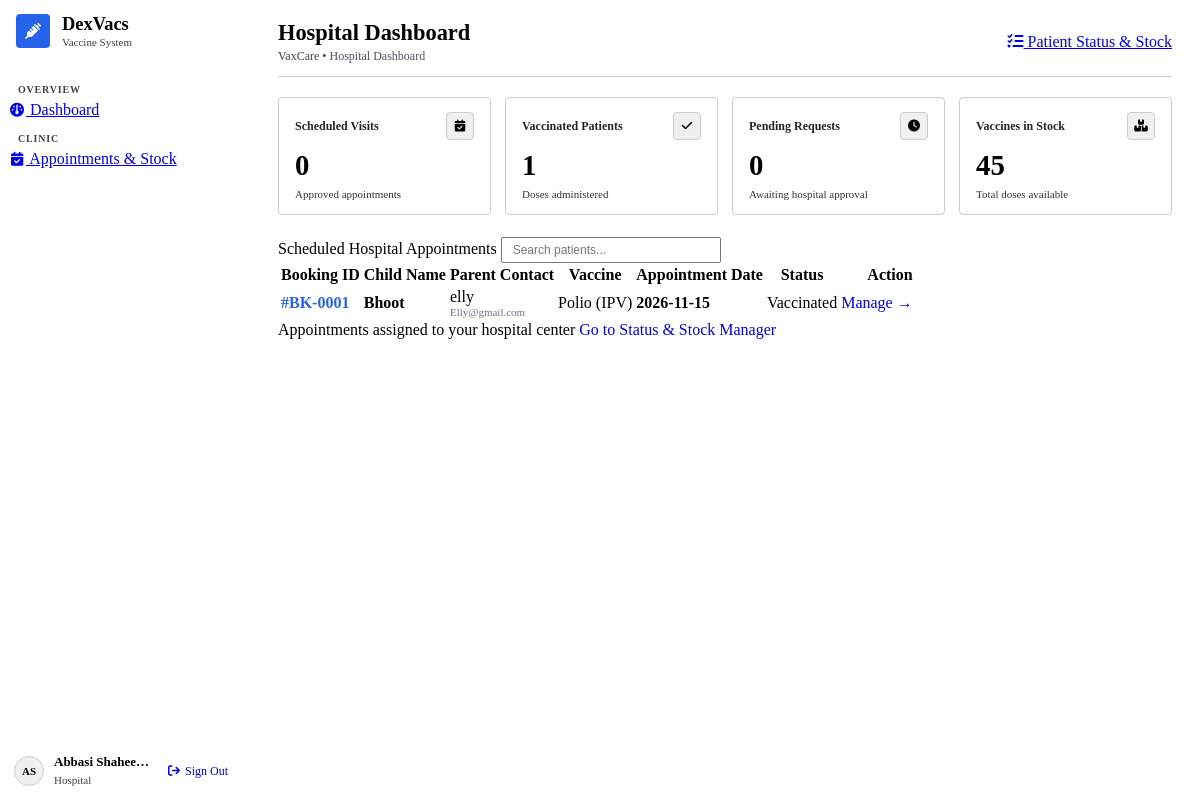
The page /hospital/dashboard.php (signed in) on the database its author committed.
### tables this page shows
CREATE TABLE `hospitals` (
  `id` int(11) NOT NULL AUTO_INCREMENT,
  `name` varchar(150) NOT NULL,
  `location` varchar(255) NOT NULL,
  `phone` varchar(30) DEFAULT NULL,
  `status` enum('Active','Inactive') DEFAULT 'Active',
  `created_at` timestamp NOT NULL DEFAULT current_timestamp(),
  PRIMARY KEY (`id`)
);

CREATE TABLE `bookings` (
  `id` int(11) NOT NULL AUTO_INCREMENT,
  `child_id` int(11) NOT NULL,
  `hospital_id` int(11) NOT NULL,
  `vaccine_id` int(11) NOT NULL,
  `booking_date` date NOT NULL,
  `status` enum('Pending','Approved','Completed','Cancelled') DEFAULT 'Pending',
  `created_at` timestamp NOT NULL DEFAULT current_timestamp(),
  PRIMARY KEY (`id`),
  KEY `child_id` (`child_id`),
  KEY `hospital_id` (`hospital_id`),
  KEY `vaccine_id` (`vaccine_id`),
  CONSTRAINT `bookings_ibfk_1` FOREIGN KEY (`child_id`) REFERENCES `children` (`id`) ON DELETE CASCADE,
  CONSTRAINT `bookings_ibfk_2` FOREIGN KEY (`hospital_id`) REFERENCES `hospitals` (`id`) ON DELETE CASCADE,
  CONSTRAINT `bookings_ibfk_3` FOREIGN KEY (`vaccine_id`) REFERENCES `vaccines` (`id`) ON DELETE CASCADE
);

CREATE TABLE `children` (
  `id` int(11) NOT NULL AUTO_INCREMENT,
  `name` varchar(100) NOT NULL,
  `parent_id` int(11) NOT NULL,
  `vaccine_id` int(11) NOT NULL,
  `hospital_id` int(11) NOT NULL,
  `dob` date DEFAULT NULL,
  `gender` enum('Male','Female','Other') DEFAULT 'Male',
  `status` enum('Not vaccinated','Vaccinated') NOT NULL DEFAULT 'Not vaccinated',
  `certificate_sent` tinyint(1) DEFAULT 0,
  `created_at` timestamp NOT NULL DEFAULT current_timestamp(),
  PRIMARY KEY (`id`),
  KEY `parent_id` (`parent_id`),
  KEY `vaccine_id` (`vaccine_id`),
  KEY `hospital_id` (`hospital_id`),
  CONSTRAINT `children_ibfk_1` FOREIGN KEY (`parent_id`) REFERENCES `users` (`id`) ON DELETE CASCADE,
  CONSTRAINT `children_ibfk_2` FOREIGN KEY (`vaccine_id`) REFERENCES `vaccines` (`id`) ON DELETE CASCADE,
  CONSTRAINT `children_ibfk_3` FOREIGN KEY (`hospital_id`) REFERENCES `hospitals` (`id`) ON DELETE CASCADE
);

CREATE TABLE `users` (
  `id` int(11) NOT NULL AUTO_INCREMENT,
  `email` varchar(255) NOT NULL,
  `password` varchar(255) NOT NULL,
  `name` varchar(100) NOT NULL,
  `phone` varchar(30) DEFAULT NULL,
  `role` enum('Parent','Hospital','Admin') NOT NULL DEFAULT 'Parent',
  `created_at` timestamp NOT NULL DEFAULT current_timestamp(),
  PRIMARY KEY (`id`),
  UNIQUE KEY `email` (`email`)
);

CREATE TABLE `vaccines` (
  `id` int(11) NOT NULL AUTO_INCREMENT,
  `name` varchar(100) NOT NULL,
  `description` text DEFAULT NULL,
  `price` decimal(10,2) NOT NULL,
  `status` enum('Available','Unavailable') NOT NULL DEFAULT 'Available',
  `created_at` timestamp NOT NULL DEFAULT current_timestamp(),
  PRIMARY KEY (`id`)
);

### config/db.php (called while the page is built, shortened)
<?php
function is_logged_in() {
    return isset($_SESSION['user_id']) && !empty($_SESSION['user_id']);
}
function current_user() {
    return [
        'id'    => (int)$_SESSION['user_id'],
        'name'  => $_SESSION['user_name'] ?? 'User',
        'email' => $_SESSION['user_email'] ?? '',
        'role'  => $_SESSION['role'] ?? ''
    ];
}
function get_hospital_id_for_user($conn, $user_id, $user_name) {
    $first_word = explode(' ', trim($user_name))[0];
    $stmt = $conn->prepare("SELECT id FROM hospitals WHERE name LIKE ? LIMIT 1");
    $searchTerm = "%" . $first_word . "%";
    $stmt->bind_param("s", $searchTerm);
    $stmt->execute();
    $res = $stmt->get_result();
    if ($row = $res->fetch_assoc()) {
        return (int)$row['id'];
    }
    return 1;
}
?>

### hospital/dashboard.php (the view, shortened to what this page needs)
<?php
require_once __DIR__ . '/../config/db.php';
$user = current_user();
$user_id = $user['id'];
$user_name = $user['name'];
$header_action = '<a href="update-status.php" class="r-btn r-btn-primary"><i class="fa-solid fa-list-check"></i> Patient Status &amp; Stock</a>';
$hid = get_hospital_id_for_user($conn, $user_id, $user_name);
$scheduled_cnt  = $conn->query("SELECT COUNT(*) as t FROM bookings WHERE hospital_id = $hid AND status = 'Approved'")->fetch_assoc()['t'] ?? 0;
$vaccinated_cnt = $conn->query("SELECT COUNT(*) as t FROM children WHERE hospital_id = $hid AND status = 'Vaccinated'")->fetch_assoc()['t'] ?? 0;
$stock_doses    = $conn->query("SELECT IFNULL(SUM(stock_quantity), 0) as t FROM hospital_vaccines WHERE hospital_id = $hid")->fetch_assoc()['t'] ?? 0;
$pending_cnt    = $conn->query("SELECT COUNT(*) as t FROM bookings WHERE hospital_id = $hid AND status = 'Pending'")->fetch_assoc()['t'] ?? 0;
$sql = "SELECT b.id as booking_id, b.booking_date, b.status as booking_status,
               c.id as child_id, c.name as child_name, c.status as child_status, c.certificate_sent,
               u.name as parent_name, u.email as parent_email,
               v.name as vaccine_name
        FROM bookings b
        JOIN children c ON b.child_id = c.id
        JOIN users u ON c.parent_id = u.id
        JOIN vaccines v ON b.vaccine_id = v.id
        WHERE b.hospital_id = $hid
        ORDER BY b.booking_date DESC LIMIT 15";
$result = $conn->query($sql);
include __DIR__ . '/../includes/header.php';
?>
<div class="r-grid-4">
  <div class="r-metric-card">
    <div class="r-metric-head">
      <span class="r-metric-title">Scheduled Visits</span>
      <div class="r-metric-icon"><i class="fa-solid fa-calendar-check"></i></div>
    </div>
    <div class="r-metric-value"><?php echo $scheduled_cnt; ?></div>
    <div class="r-metric-foot">
      <span>Approved appointments</span>
    </div>
  </div>
  <div class="r-metric-card accent-info">
    <div class="r-metric-head">
      <span class="r-metric-title">Vaccinated Patients</span>
      <div class="r-metric-icon"><i class="fa-solid fa-check"></i></div>
    </div>
    <div class="r-metric-value"><?php echo $vaccinated_cnt; ?></div>
    <div class="r-metric-foot">
      <span>Doses administered</span>
    </div>
  </div>
  <div class="r-metric-card accent-warning">
    <div class="r-metric-head">
      <span class="r-metric-title">Pending Requests</span>
      <div class="r-metric-icon"><i class="fa-solid fa-clock"></i></div>
    </div>
    <div class="r-metric-value"><?php echo $pending_cnt; ?></div>
    <div class="r-metric-foot">
      <span>Awaiting hospital approval</span>
    </div>
  </div>
  <div class="r-metric-card accent-success">
    <div class="r-metric-head">
      <span class="r-metric-title">Vaccines in Stock</span>
      <div class="r-metric-icon"><i class="fa-solid fa-boxes-stacked"></i></div>
    </div>
    <div class="r-metric-value"><?php echo $stock_doses; ?></div>
    <div class="r-metric-foot">
      <span>Total doses available</span>
    </div>
  </div>
</div>
<div class="r-card">
  <div class="r-titlebar">
    <span>Scheduled Hospital Appointments</span>
    <input type="text" placeholder="Search patients..." class="r-input-block" style="width: 220px; padding: 4px 10px; font-size: 12px;" oninput="filterTable(this.value, 'hospitalApptTable')">
  </div>
  <div class="r-card-body" style="padding: 0;">
    <div class="r-table-responsive">
      <table class="r-full" id="hospitalApptTable">
        <thead>
          <tr>
            <th>Booking ID</th>
            <th>Child Name</th>
            <th>Parent Contact</th>
            <th>Vaccine</th>
            <th>Appointment Date</th>
            <th>Status</th>
            <th style="text-align: right;">Action</th>
          </tr>
        </thead>
        <tbody>
          <?php if ($result && $result->num_rows > 0): ?>
            <?php while ($row = $result->fetch_assoc()): ?>
            <tr>
              <td><strong style="color: #2563eb;">#BK-<?php echo str_pad($row['booking_id'], 4, '0', STR_PAD_LEFT); ?></strong></td>
              <td><strong><?php echo htmlspecialchars($row['child_name']); ?></strong></td>
              <td>
                <div><?php echo htmlspecialchars($row['parent_name']); ?></div>
                <div style="font-size: 11px; color: #64748b;"><?php echo htmlspecialchars($row['parent_email']); ?></div>
              </td>
              <td><span class="r-badge r-badge-primary"><?php echo htmlspecialchars($row['vaccine_name']); ?></span></td>
              <td><strong><?php echo htmlspecialchars($row['booking_date']); ?></strong></td>
              <td>
                <?php if ($row['child_status'] === 'Vaccinated' || $row['booking_status'] === 'Completed'): ?>
                  <span class="r-badge r-badge-ok">Vaccinated</span>
                <?php elseif ($row['booking_status'] === 'Approved'): ?>
                  <span class="r-badge r-badge-ok">Approved</span>
                <?php elseif ($row['booking_status'] === 'Cancelled'): ?>
                  <span class="r-badge r-badge-danger">Cancelled</span>
                <?php else: ?>
                  <span class="r-badge r-badge-warn">Pending Approval</span>
                <?php endif; ?>
              </td>
              <td style="text-align: right;">
                <a href="update-status.php" class="r-btn r-btn-sm" style="text-decoration:none;">
                  Manage &rarr;
                </a>
              </td>
            </tr>
            <?php endwhile; ?>
          <?php endif; ?>
        </tbody>
      </table>
    </div>
  </div>
  <div class="r-card-footer">
    <span>Appointments assigned to your hospital center</span>
    <a href="update-status.php" class="r-btn r-btn-sm r-btn-primary" style="text-decoration:none;">Go to Status &amp; Stock Manager</a>
  </div>
</div>
<?php include __DIR__ . '/../includes/footer.php'; ?>

### assets/css/style.css (style rules this page uses)
html, body { margin: 0; padding: 0; min-height: 100vh; box-sizing: border-box; }
*, *::before, *::after { box-sizing: inherit; }
.r-layout-sidebar { display: flex; min-height: 100vh; width: 100%; }
.r-grid-4 { display: grid; grid-template-columns: repeat(4, 1fr); gap: 14px; margin-bottom: 22px; }
.r-metric-card { background: var(--r-surface); border: var(--r-bw, 1px) solid var(--r-border, #ccc); border-radius: var(--r-radius, 4px); box-shadow: var(--r-panel-shadow, none); padding: 14px 16px; display: flex; flex-direction: column; justify-content: space-between; }
.r-metric-head { display: flex; align-items: center; justify-content: space-between; margin-bottom: 6px; }
.r-metric-title { font-size: 12px; font-weight: 600; opacity: 0.85; }
.r-metric-icon { width: 28px; height: 28px; border-radius: var(--r-radius, 4px); background: var(--r-surface-alt, #f0f0f0); border: var(--r-bw, 1px) solid var(--r-border, #ccc); display: flex; align-items: center; justify-content: center; font-size: 12px; }
.r-metric-value { font-size: 1.8rem; font-weight: 700; line-height: 1.1; margin: 4px 0 6px; }
.r-metric-foot { font-size: 11px; opacity: 0.8; display: flex; align-items: center; justify-content: space-between; }
.r-card { margin-bottom: 20px; }
.r-table-responsive { width: 100%; overflow-x: auto; -webkit-overflow-scrolling: touch; }

### rows shown on the page
hospitals: id "1"
bookings: id "0001", child.name "Bhoot", users.name "elly", users.email "Elly@gmail.com", vaccine.name "Polio (IPV)", booking_date "2026-11-15"

### other values the page prints
$section_title "OVERVIEW"
$item['label'] "Dashboard"
$section_title "CLINIC"
$item['label'] "Appointments & Stock"
$initials "AS"
$user_name "Abbasi Shahee…"
$user_role "Hospital"
$page_title "Hospital Dashboard"
$scheduled_cnt "0"
$pending_cnt "0"
$stock_doses "45"
